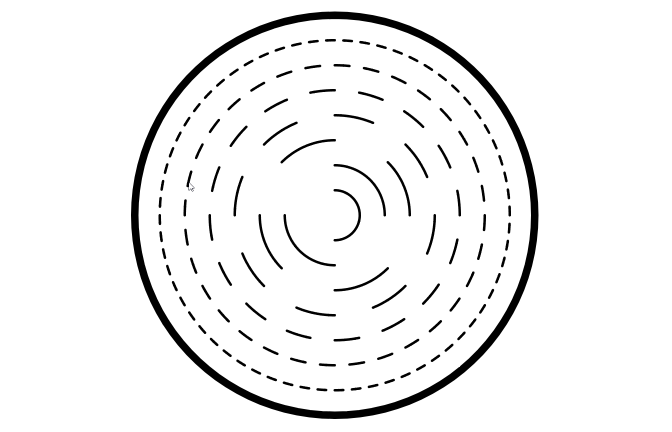
#> input picture V4/test2.png, 1344 x 864 px, found by its file name (shown at 1/2 size)
$ python test.py
#> lines starting #> are read from the running program, lines starting #| are printed output that depends on the picture
import numpy as np
import cv2 as cv
import math

img = cv.imread('V4/test2.png', cv.IMREAD_GRAYSCALE)
#> img: shape (864, 1344); min 0, max 255, mean 241.3
assert img is not None, "file could not be read, check with os.path.exists()"
img = cv.medianBlur(img,5)
cimg = cv.cvtColor(img,cv.COLOR_GRAY2BGR)

#for i in range()
circles = cv.HoughCircles(img,cv.HOUGH_GRADIENT,1,20,
                            param1=10,
                            param2=40,
                            minRadius=390,
                            maxRadius=400)
#> circles = [[669.5, 431.5, 393]]


size = 50


circles = np.uint16(np.around(circles))
#> circles = [[670, 432, 393]]
for i in circles[0,:]:
    # draw the outer circle
    for x in range(1,8):
        r = int(i[2] / 8 * x * 1.025)
        n = int(r * np.pi * 2 / size)
        step = int(360 / n)
        for u in range(0,360,step):
            t = math.radians(u)
            x = int(r * math.cos(t) + i[0])
            y = int(r * math.sin(t) + i[1])
            cv.circle(cimg,(x,y),2,(255,0,0),3)
            print(t)


    for x in range(1,9):
        r = int(i[2] / 8 * x * 1.025)
        #cv.circle(cimg,(i[0],i[1]),r,(0,255,0),2)
    # draw the center of the circle
    cv.circle(cimg,(i[0],i[1]),2,(0,0,255),3)
#> this loop made 1 pass
#> (printed output is left out)
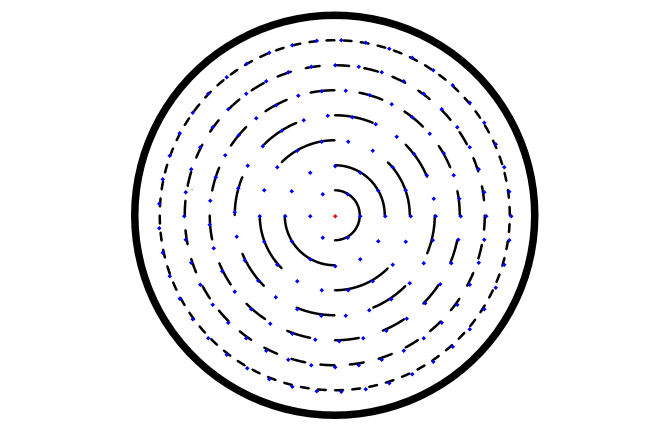
#> cimg: shape (864, 1344, 3) (shown at 1/2 size); mean B, G, R 242.1, 240.5, 240.5
cv.imshow('detected circles',cimg)
cv.waitKey(0)
cv.destroyAllWindows()

$ run again, with V4/test.png copied over V4/test2.png
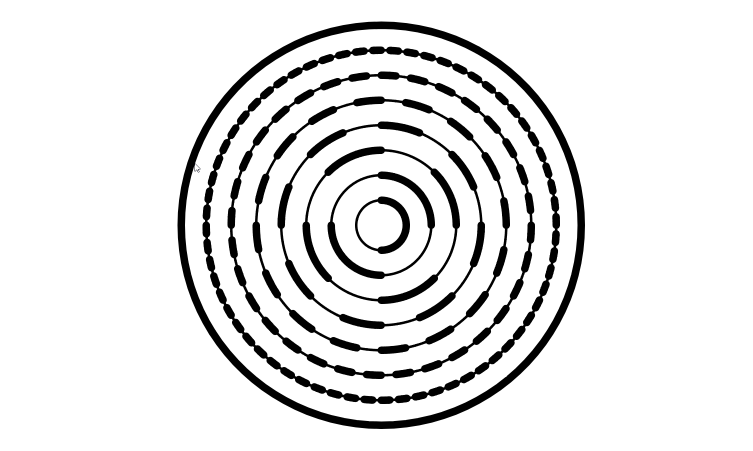
#> input picture V4/test.png, 1505 x 901 px, found by its file name (shown at 1/2 size)
#> `circles = cv.HoughCircles(img,cv.HOUGH_GRADIENT,1,20, param1=10, param..`: circles = [[761.5, 448.5, 390.8]]
#> `circles = np.uint16(np.around(circles))`: circles = [[762, 448, 391]]
#> the loop `for i in circles[0,:]:` made 1 pass
#> (printed output is left out)
#> after the loop `for i in circles[0,:]:`:
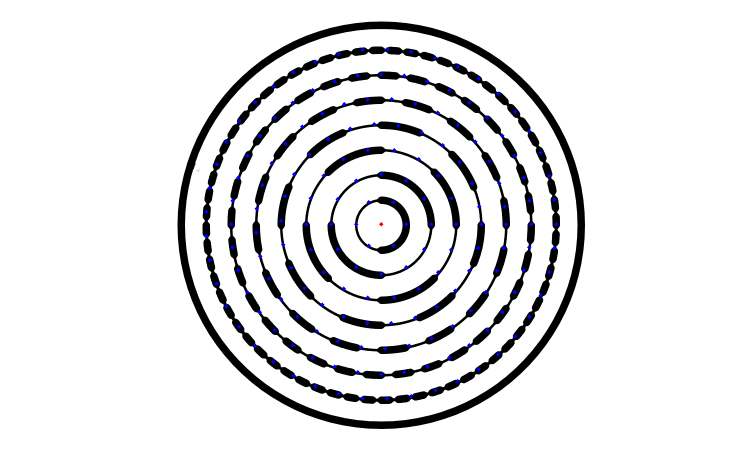
#> cimg: shape (901, 1505, 3) (shown at 1/2 size); mean B, G, R 230.1, 228.7, 228.7
